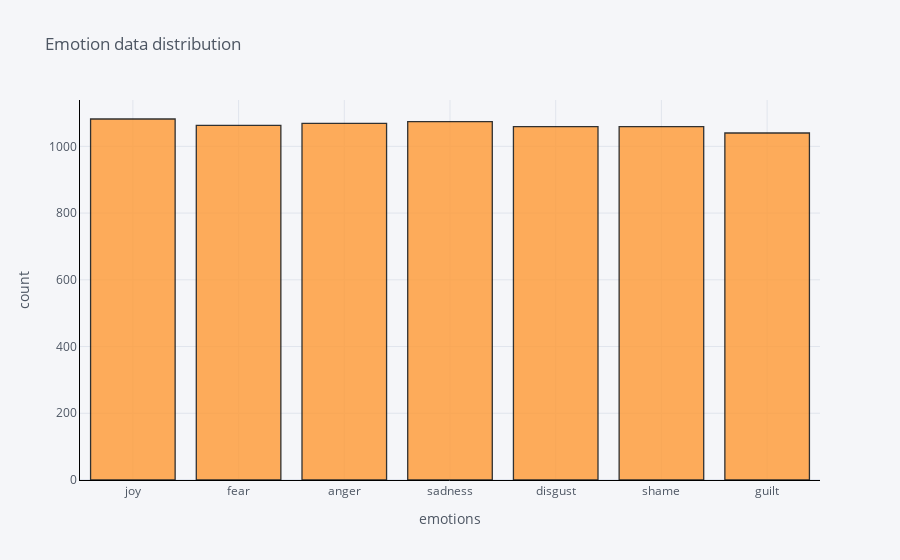

Write notebook code for a chart like this one.
### Code cell
import cufflinks as cf
cf.go_offline()
cf.set_config_file(offline=False, world_readable=True)

df['emotions'].iplot(
    kind='hist',
    bins=100,
    xTitle='emotions',
    linecolor='black',
    yTitle='count',
    title='Emotion data distribution')

### Figure 1 — Plotly figure (JSON) as saved in the notebook; plotly's stock layout.template omitted (floating-point values rounded to 4 significant figures; data arrays with more than 128 entries replaced by an {"elided": "..."} marker saying what was removed)
{"data": [{"histfunc": "count", "histnorm": "", "marker": {"color": "rgba(255, 153, 51, 1.0)", "line": {"color": "#000000", "width": 1.3}}, "name": "emotions", "nbinsx": 100, "opacity": 0.8, "orientation": "v", "type": "histogram", "x": {"elided": "7446 str values"}}], "layout": {"barmode": "overlay", "legend": {"bgcolor": "#F5F6F9", "font": {"color": "#4D5663"}}, "paper_bgcolor": "#F5F6F9", "plot_bgcolor": "#F5F6F9", "title": {"font": {"color": "#4D5663"}, "text": "Emotion data distribution"}, "xaxis": {"gridcolor": "#E1E5ED", "linecolor": "black", "showgrid": true, "tickfont": {"color": "#4D5663"}, "title": {"font": {"color": "#4D5663"}, "text": "emotions"}, "zerolinecolor": "#E1E5ED"}, "yaxis": {"gridcolor": "#E1E5ED", "linecolor": "black", "showgrid": true, "tickfont": {"color": "#4D5663"}, "title": {"font": {"color": "#4D5663"}, "text": "count"}, "zerolinecolor": "#E1E5ED"}}}
